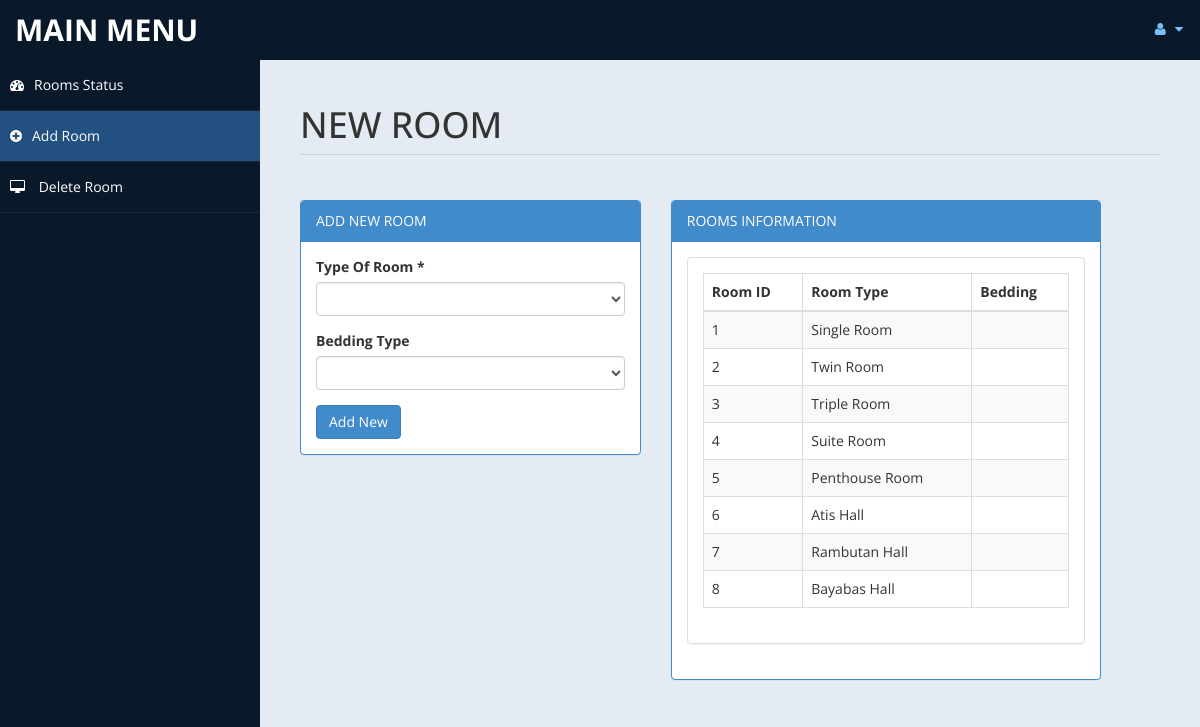
The page /admin_/room.php (signed in) on the database its author committed.
### tables this page shows
CREATE TABLE `room` (
  `id` int(10) UNSIGNED NOT NULL,
  `type` varchar(15) DEFAULT NULL,
  `price` double NOT NULL,
  `total` int(11) NOT NULL,
  `image` varchar(50) NOT NULL
);

### admin_/room.php (the view, shortened to what this page needs)
<!DOCTYPE html>
<html xmlns="http://www.w3.org/1999/xhtml">
<head>
    <link href="assets/css/bootstrap.css" rel="stylesheet" />
    <link href="assets/css/font-awesome.css" rel="stylesheet" />
    <link href="assets/css/custom-styles.css" rel="stylesheet" />
</head>
<body>
    <div id="wrapper">
        <nav class="navbar navbar-default top-navbar" role="navigation">
            <div class="navbar-header">
                <a class="navbar-brand" href="home.php">MAIN MENU </a>
            </div>
            <ul class="nav navbar-top-links navbar-right">
                <li class="dropdown">
                    <a class="dropdown-toggle" data-toggle="dropdown" href="#" aria-expanded="false">
                        <i class="fa fa-user fa-fw"></i> <i class="fa fa-caret-down"></i>
                    </a>
                </li>
            </ul>
        </nav>
        <nav class="navbar-default navbar-side" role="navigation">
            <div class="sidebar-collapse">
                <ul class="nav" id="main-menu">
                    <li>
                        <a  href="settings.php"><i class="fa fa-dashboard"></i>Rooms Status</a>
                    </li>
					<li>
                        <a  class="active-menu" href="room.php"><i class="fa fa-plus-circle"></i>Add Room</a>
                    </li>
                    <li>
                        <a  href="roomdel.php"><i class="fa fa-desktop"></i> Delete Room</a>
                    </li>
            </div>
        </nav>
        <div id="page-wrapper" >
            <div id="page-inner">
			 <div class="row">
                    <div class="col-md-12">
                        <h1 class="page-header">
                           NEW ROOM <small></small>
                        </h1>
                    </div>
                </div>
            <div class="row">
                <div class="col-md-5 col-sm-5">
                    <div class="panel panel-primary">
                        <div class="panel-heading">
                            ADD NEW ROOM
                        </div>
                        <div class="panel-body">
						<form name="form" method="post">
                            <div class="form-group">
                                            <label>Type Of Room *</label>
                                            <select name="troom"  class="form-control" required>
												<option value selected ></option>
                                                <option value="Superior Room">SUPERIOR ROOM</option>
                                            </select>
                              </div>
								<div class="form-group">
                                            <label>Bedding Type</label>
                                            <select name="bed" class="form-control" required>
												<option value selected ></option>
                                                <option value="Single">Single</option>
                                            </select>
                               </div>
							 <input type="submit" name="add" value="Add New" class="btn btn-primary">
							</form>
							<?php
							 include('db.php');
							?>
                        </div>
                    </div>
                </div>
            <div class="row">
                <div class="col-md-6 col-sm-6">
                    <div class="panel panel-primary">
                        <div class="panel-heading">
                            ROOMS INFORMATION
                        </div>
                        <div class="panel-body">
                    <div class="panel panel-default">
                        <?php
						$sql = "select * from room limit 0,10";
						$re = mysqli_query($con,$sql)
						?>
                        <div class="panel-body">
                            <div class="table-responsive">
                                <table class="table table-striped table-bordered table-hover" id="dataTables-example">
                                    <thead>
                                        <tr>
                                            <th>Room ID</th>
                                            <th>Room Type</th>
											<th>Bedding</th>
                                        </tr>
                                    </thead>
                                    <tbody>
									<?php
										while($row= mysqli_fetch_array($re))
										{
												$id = $row['id'];
											if($id % 2 == 0)
											{
												echo "<tr class=odd gradeX>
													<td>".$row['id']."</td>
													<td>".$row['type']."</td>
												   <th>".$row['bedding']."</th>
												</tr>";
											}
											else
											{
												echo"<tr class=even gradeC>
													<td>".$row['id']."</td>
													<td>".$row['type']."</td>
												   <th>".$row['bedding']."</th>
												</tr>";
											}
										}
									?>
                                    </tbody>
                                </table>
                            </div>
                        </div>
                    </div>
                       </div>
                    </div>
                </div>
            </div>
					</div>
            </div>
        </div>
</body>
</html>

### admin_/assets/css/custom-styles.css (style rules this page uses)
body { font-family: 'Open Sans', sans-serif; }
#wrapper { width: 100%; background:#09192A; }
#page-wrapper { padding: 15px 15px; min-height: 600px; background:#E5EBF2; }
#page-inner { width:100%; margin:10px 20px 10px 0px; background-color:transparent; padding:10px; min-height:1200px; }
h1, .h1, h2, .h2, h3, .h3 { margin-top: 7px; margin-bottom: -5px; }
.page-header { padding-bottom: 9px; margin: 10px 0 45px; border-bottom: 1px solid #C7D1DD; }
.top-navbar { margin:0px; }
.top-navbar .navbar-brand { color: #fff; width: 260px; text-align: left; height: 60px; font-size: 30px; font-weight: 700; text-transform: uppercase; line-height: 30px; }
.top-navbar .nav > li { position: relative; display: inline-block; }
.top-navbar .nav > li > a { position: relative; display: block; padding: 19px 15px; color: #77C0FD; }
.active-menu { background-color:#225081!important; }
.sidebar-collapse , .sidebar-collapse .nav { background:none; }
.sidebar-collapse .nav { padding:0; }
.sidebar-collapse .nav > li > a { color:#fff; background:transparent; text-shadow:none; }
.sidebar-collapse > .nav > li > a { padding:15px 10px; }
.sidebar-collapse > .nav > li { border-bottom: 1px solid rgba(107, 108, 109, 0.19); }
.navbar-side { border:none; background-color: transparent; }
.top-navbar { background:#09192A; border-bottom:none; }
.top-navbar .nav > li > a > i { margin-right: 2px; }
.navbar-default { border:0px solid black; }
.navbar-header { background: #09192A; }
.nav > li > a > i { margin-right:10px; }
@media (min-width:768px) { #page-wrapper { margin: 0 0 0 260px; padding: 15px 30px; min-height: 1200px; } }
@media (min-width:768px) { .navbar-side { z-index: 1; position: absolute; width: 260px; } }
@media (min-width:768px) { .navbar { border-radius: 0px; } }

### rows shown on the page
room: id "1", type "Single Room"
room: id "2", type "Twin Room"
room: id "3", type "Triple Room"
room: id "4", type "Suite Room"
room: id "5", type "Penthouse Room"
room: id "6", type "Atis Hall"
room: id "7", type "Rambutan Hall"
room: id "8", type "Bayabas Hall"
